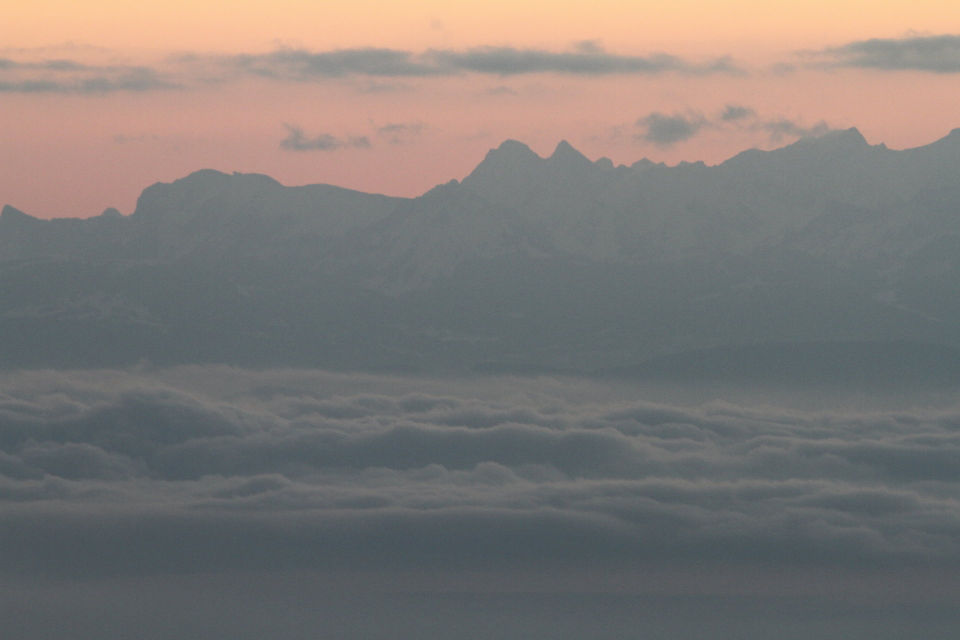
#> input picture stabilize/alpes/alpes_108.jpg, 1920 x 1280 px, given in place of tf2.mp4, which was not available (shown at 1/2 size)
$ python lk_stabilize.py
#> lines starting #> are read from the running program, lines starting #| are printed output that depends on the picture; pictures that were not available may be replaced by others from this repository, and a replacement may not be noted
### stabilize/lk_stabilize/tools.py
import cv2
import numpy as np


def concat_hor(imgs):
    m = 0
    s = 0
    bs = 1
    for img in imgs:
        m = max(m, img.shape[0])
        s += img.shape[1]+2*bs

    image = np.zeros((m+2*bs, s, 3))

    x = 0
    for img in imgs:
        if len(img.shape) == 3:
            imgg = cv2.copyMakeBorder(img.copy(), bs, bs, bs, bs,
                                      cv2.BORDER_CONSTANT, value=(0, 0, 0))
            image[0:imgg.shape[0], x:x+imgg.shape[1], :] = imgg
        else:
            imgg = cv2.copyMakeBorder(cv2.cvtColor(img, cv2.COLOR_GRAY2BGR),
                                      bs, bs, bs, bs, cv2.BORDER_CONSTANT, value=(0, 0, 0))
            image[0:imgg.shape[0], x:x+imgg.shape[1], :] = imgg
        x += img.shape[1]+2*bs

    return np.asarray(image, dtype=np.uint8)


# [44 lines left out: functions concat_ver, concat_ver2, not called in this run]

### stabilize/lk_stabilize/lk_stabilize.py
#!/usr/bin/env python

"""
Keys
----
ESC - exit
"""

# Python 2/3 compatibility
import os

import cv2
import numpy as np

import tools as tl

lk_params = dict(winSize=(10, 10), maxLevel=2, criteria=(cv2.TERM_CRITERIA_EPS | cv2.TERM_CRITERIA_COUNT, 10, 0.03))

feature_params = dict(maxCorners=500, qualityLevel=0.3, minDistance=1, blockSize=7)


class App:
    def __init__(self, video_src):
        self.track_len = 50
        self.detect_interval = 10
        # noinspection PyArgumentList
        self.cam = cv2.VideoCapture(video_src)
        self.frame_idx = 0
        self.prev_gray = None
        self.prev_transform = np.float32([[1, 0, 0], [0, 1, 0]])
        self.transform_for_saving = np.float32([[1, 0, 0], [0, 1, 0]])
        self.prev_features = None

    def run(self):
        # c, r, w, h = 1230, 100, 120, 140
        c, r, w, h = 1270, 129, 50, 80

        while True:
            ret, frame = self.cam.read()
#> frame is the input picture: shape (1280, 1920, 3); mean B, G, R 117.8, 121, 126.2
            stab_vis = frame.copy()
            crop_frame = frame[r:r + h, c:c + w]
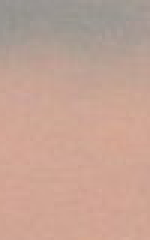
#> crop_frame: shape (80, 50, 3) (shown 3 times larger); mean B, G, R 148.3, 162.5, 195.5
            crop_stab_vis = crop_frame.copy()
            bad_stab_vis = crop_frame.copy()
            frame_gray = cv2.cvtColor(crop_frame, cv2.COLOR_BGR2GRAY)
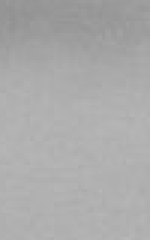
#> frame_gray: shape (80, 50) (shown 3 times larger); min 145, max 183, mean 170.7
            vis = crop_frame.copy()

            if self.prev_features is not None:
                pc, stc, errc = cv2.calcOpticalFlowPyrLK(self.prev_gray, frame_gray, self.prev_features, None, **lk_params)
                transform = cv2.estimateRigidTransform(pc, self.prev_features, False)
                if transform is not None:
                    # I don`t want to scale and rotate image with Affine transformation
                    transform[0, 0] = 1  # scale X
                    transform[1, 1] = 1  # scale Y
                    transform[0, 1] = 0  # rotate X
                    transform[1, 0] = 0  # rotate Y

                    # Multiply previous and current transform
                    transform[0, 2] += self.prev_transform[0, 2]  # dX
                    transform[1, 2] += self.prev_transform[1, 2]  # dY

                    self.transform_for_saving = transform
                    rows, cols, cl = frame.shape
                    rows2, cols2 = frame_gray.shape
                    stab_vis = cv2.warpAffine(frame, transform, (cols, rows))
                    bad_stab_vis = cv2.warpAffine(crop_frame, transform, (cols2, rows2))
                    crop_stab_vis = stab_vis[r:r + h, c:c + w]

                p1, st, err = cv2.calcOpticalFlowPyrLK(self.prev_gray, frame_gray, self.prev_features, None, **lk_params)

                for (x, y) in p1.reshape(-1, 2):
                    cv2.circle(vis, (x, y), 2, (0, 255, 0), -1)

                for (x, y) in self.prev_features.reshape(-1, 2):
                    cv2.circle(vis, (x, y), 2, (255, 0, 0), -1)

            if self.frame_idx % self.detect_interval == 0:
                self.prev_gray = frame_gray
                mask = np.zeros_like(frame_gray)
                mask[:] = 255
                # save previous interval transform
                self.prev_transform = self.transform_for_saving
                # Correction
                self.prev_transform[0, 2] = self.prev_transform[0, 2] if abs(self.prev_transform[0, 2]) < 10 else 0
                self.prev_transform[1, 2] = self.prev_transform[1, 2] if abs(self.prev_transform[1, 2]) < 10 else 0
                self.prev_features = cv2.goodFeaturesToTrack(frame_gray, mask=mask, **feature_params)
#> self.prev_features = 59 rows, first 8: [35, 10], [35, 12], [37, 11], [5, 8], [40, 12], [31, 1], [41, 7], [2, 19]

            self.frame_idx += 1
            cv2.imshow('lk_track', tl.concat_hor((
                                                    cv2.resize(vis, (0, 0), fx=3, fy=3),
                                                    cv2.resize(bad_stab_vis, (0, 0), fx=3, fy=3),
                                                    cv2.resize(crop_stab_vis, (0, 0), fx=3, fy=3),
                                                    cv2.resize(stab_vis, (0, 0), fx=0.5, fy=0.5)
                                                )))
#> the loop in concat_hor, `for img in imgs:` made 4 passes
#> (m, s) on passes 1 to 4: (240, 152), (240, 304), (240, 456), (640, 1418)
#> after the loop in concat_hor, `for img in imgs:`: s = 1418
#> the loop in concat_hor, `for img in imgs:` made 4 passes
#> x on passes 1 to 4: 152, 304, 456, 1418
#> after the loop in concat_hor, `for img in imgs:`:
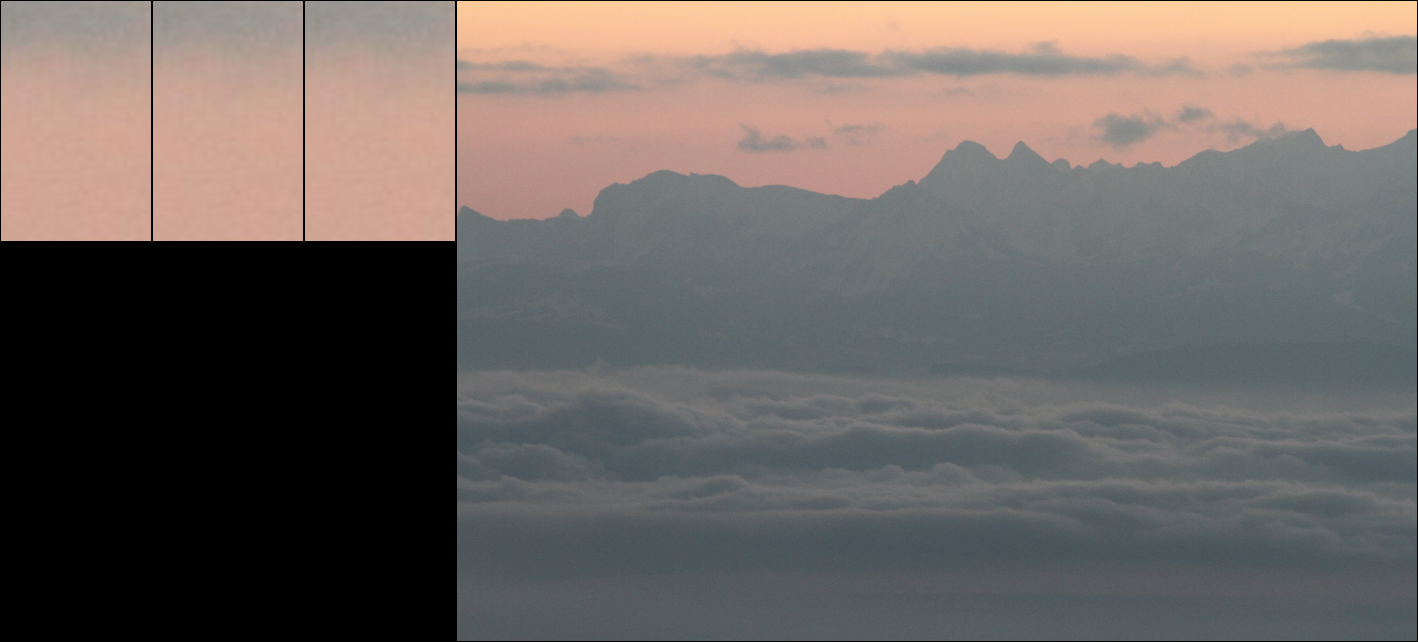
#> image: shape (642, 1418, 3) float64; mean of channels 0, 1, 2 97.2, 101, 108.4; drawn as B, G, R
            # cv2.imshow('lk_track', vis)

            ch = cv2.waitKey(1)
#> (key Esc is pressed here)
            if ch == 27:
                break


def main():
    # noinspection PyBroadException
    try:
        video_src = os.path.join(os.path.dirname(os.path.realpath(__file__)), '../tf2.mp4')
    except:
        video_src = 0

    print(__doc__)
    App(video_src).run()
    cv2.destroyAllWindows()

if __name__ == '__main__':
    main()

$ run again, on stabilize/alpes/alpes_122.jpg
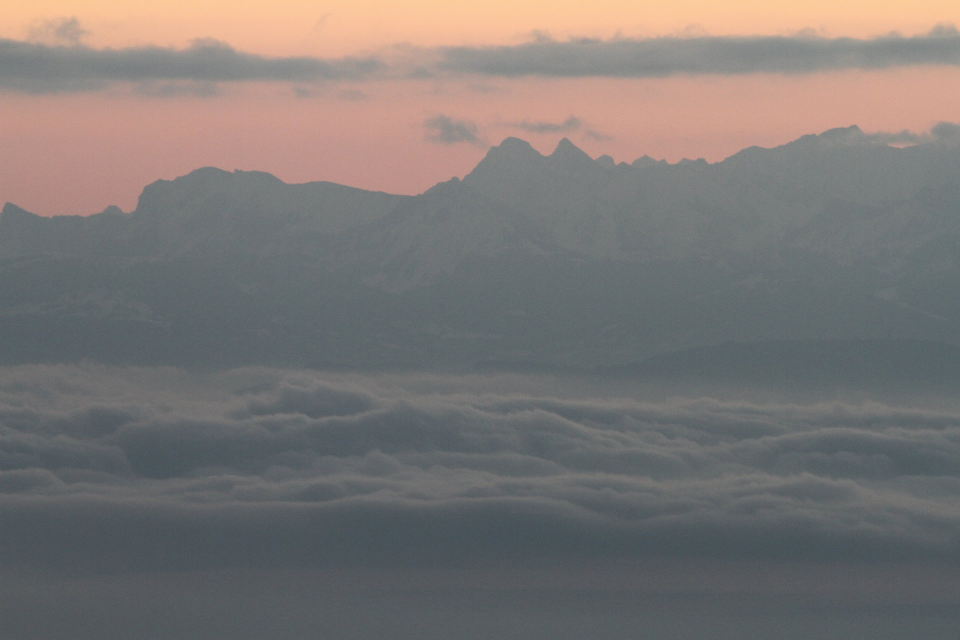
#> input picture stabilize/alpes/alpes_122.jpg, 1920 x 1280 px, given in place of tf2.mp4, which was not available (shown at 1/2 size)
#> in run, frame is the input picture: shape (1280, 1920, 3); mean B, G, R 116.1, 118.1, 122.8
#> in run, `frame_gray = cv2.cvtColor(crop_frame, cv2.COLOR_BGR2GRAY)`:
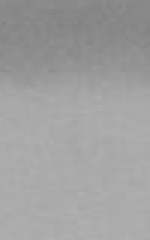
#> frame_gray: shape (80, 50) (shown 3 times larger); min 129, max 176, mean 159.8
#> self.prev_features = 85 rows, first 8: [29, 30], [32, 30], [24, 17], [38, 2], [21, 19], [27, 13], [29, 15], [26, 30]
#> the loop in concat_hor, `for img in imgs:` made 4 passes
#> (m, s) on passes 1 to 4: (240, 152), (240, 304), (240, 456), (640, 1418)
#> after the loop in concat_hor, `for img in imgs:`: s = 1418
#> the loop in concat_hor, `for img in imgs:` made 4 passes
#> x on passes 1 to 4: 152, 304, 456, 1418
#> after the loop in concat_hor, `for img in imgs:`:
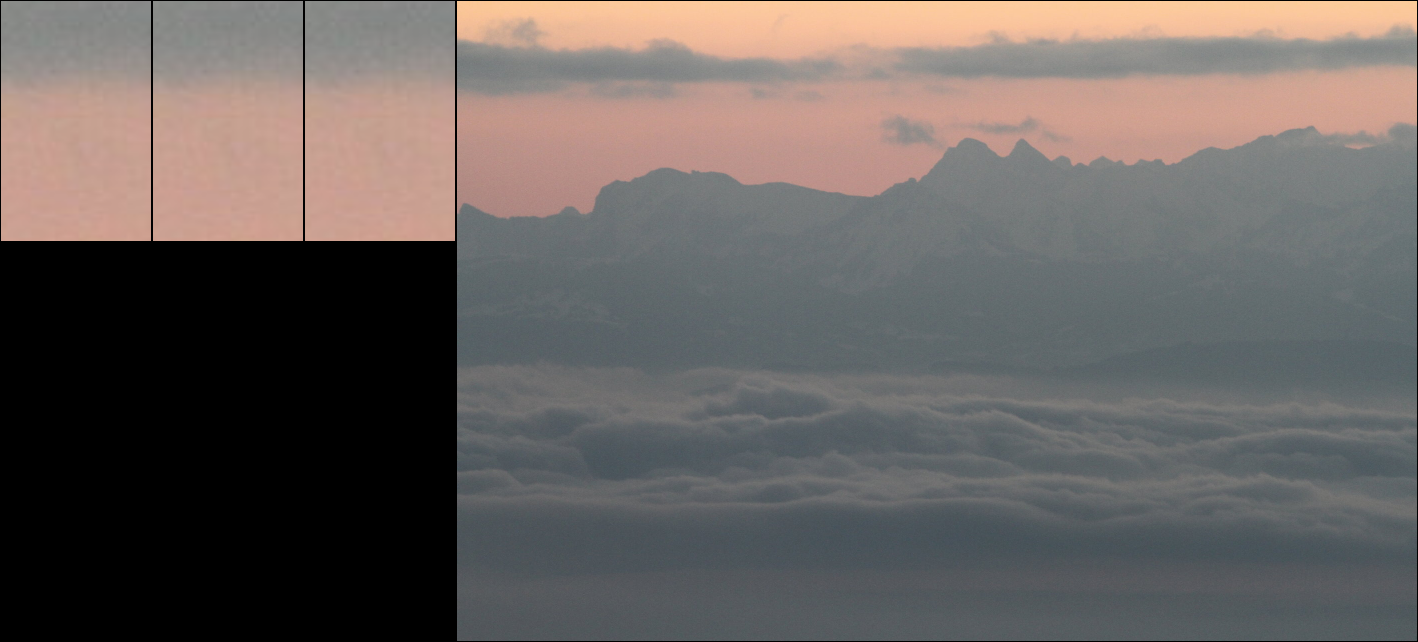
#> image: shape (642, 1418, 3) float64; mean of channels 0, 1, 2 95.3, 97.9, 104.3; drawn as B, G, R

$ run again, on stabilize/alpes/alpes_123.jpg
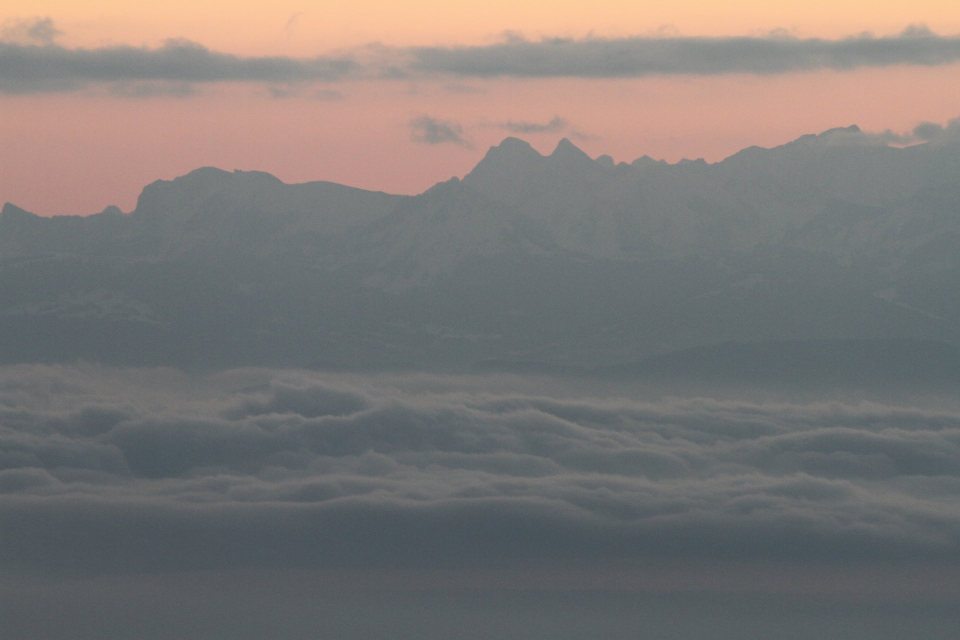
#> input picture stabilize/alpes/alpes_123.jpg, 1920 x 1280 px, given in place of tf2.mp4, which was not available (shown at 1/2 size)
#> in run, frame is the input picture: shape (1280, 1920, 3); mean B, G, R 117.5, 119.6, 124.1
#> in run, `frame_gray = cv2.cvtColor(crop_frame, cv2.COLOR_BGR2GRAY)`:
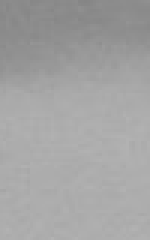
#> frame_gray: shape (80, 50) (shown 3 times larger); min 133, max 178, mean 163.4
#> self.prev_features = 93 rows, first 8: [22, 17], [22, 19], [34, 16], [37, 19], [41, 47], [32, 16], [13, 26], [7, 59]
#> the loop in concat_hor, `for img in imgs:` made 4 passes
#> (m, s) on passes 1 to 4: (240, 152), (240, 304), (240, 456), (640, 1418)
#> after the loop in concat_hor, `for img in imgs:`: s = 1418
#> the loop in concat_hor, `for img in imgs:` made 4 passes
#> x on passes 1 to 4: 152, 304, 456, 1418
#> after the loop in concat_hor, `for img in imgs:`:
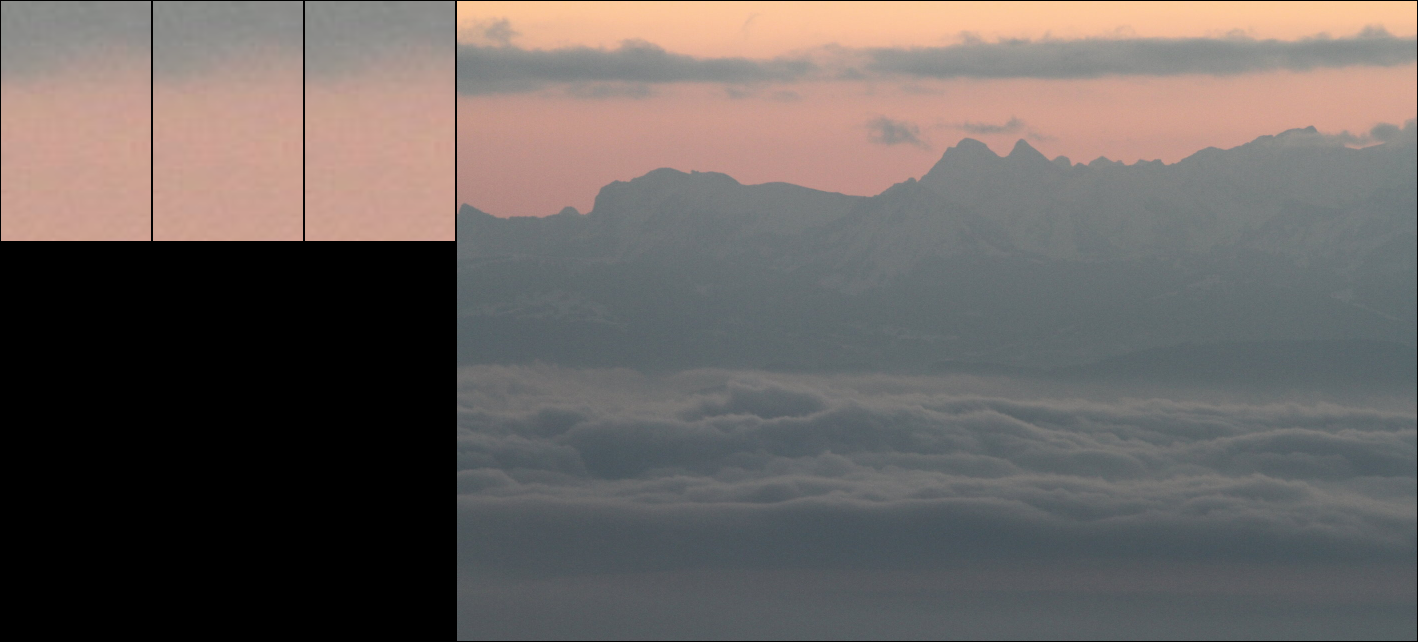
#> image: shape (642, 1418, 3) float64; mean of channels 0, 1, 2 96.6, 99.3, 105.8; drawn as B, G, R

$ run again, on stabilize/alpes/alpes_135.jpg
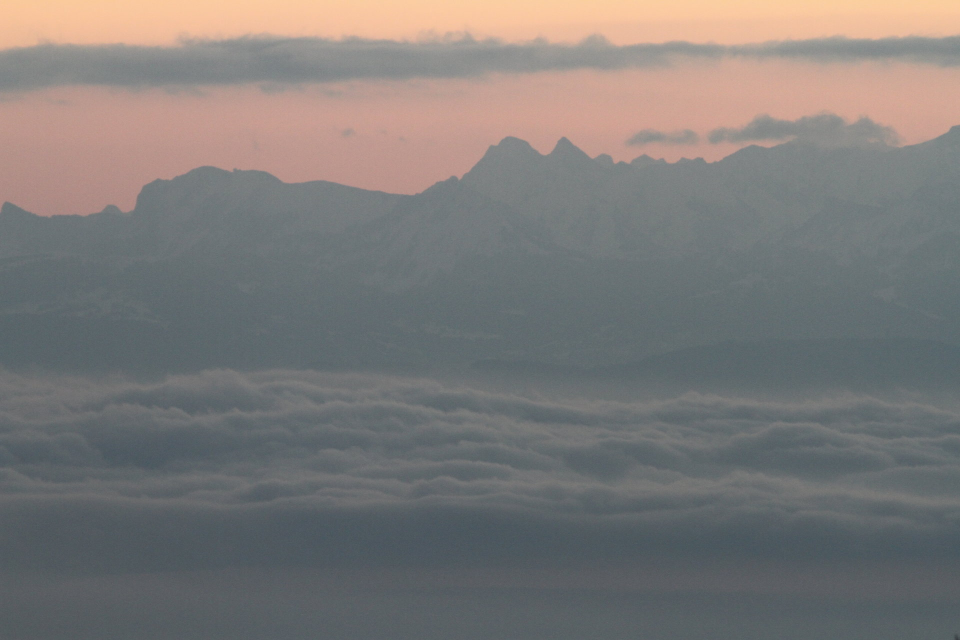
#> input picture stabilize/alpes/alpes_135.jpg, 1920 x 1280 px, given in place of tf2.mp4, which was not available (shown at 1/2 size)
#> in run, frame is the input picture: shape (1280, 1920, 3); mean B, G, R 119.7, 121.3, 124.1
#> in run, `crop_frame = frame[r:r + h, c:c + w]`:
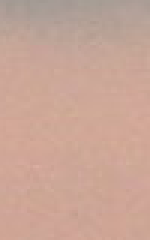
#> crop_frame: shape (80, 50, 3) (shown 3 times larger); mean B, G, R 150.8, 165.2, 200.9
#> self.prev_features = 78 rows, first 8: [10, 57], [24, 69], [25, 72], [2, 4], [14, 57], [23, 72], [4, 3], [7, 3]
#> the loop in concat_hor, `for img in imgs:` made 4 passes
#> (m, s) on passes 1 to 4: (240, 152), (240, 304), (240, 456), (640, 1418)
#> after the loop in concat_hor, `for img in imgs:`: s = 1418
#> the loop in concat_hor, `for img in imgs:` made 4 passes
#> x on passes 1 to 4: 152, 304, 456, 1418
#> after the loop in concat_hor, `for img in imgs:`:
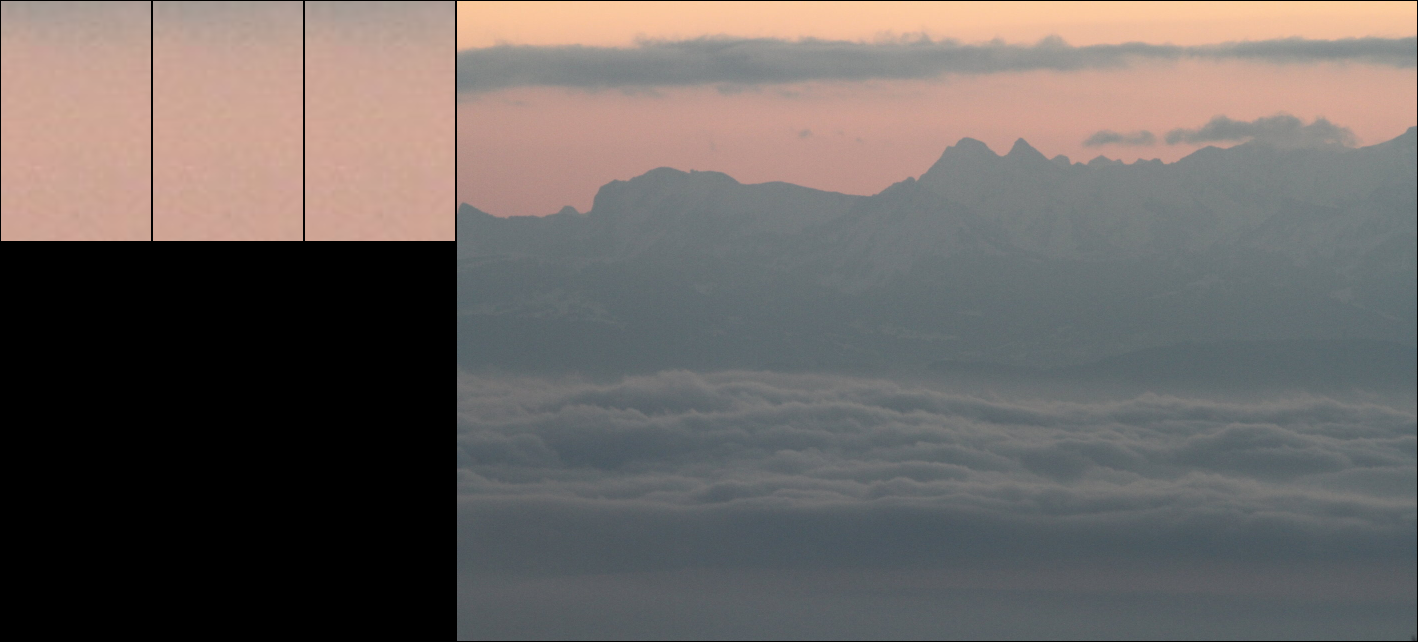
#> image: shape (642, 1418, 3) float64; mean of channels 0, 1, 2 98.8, 101.5, 107.7; drawn as B, G, R
